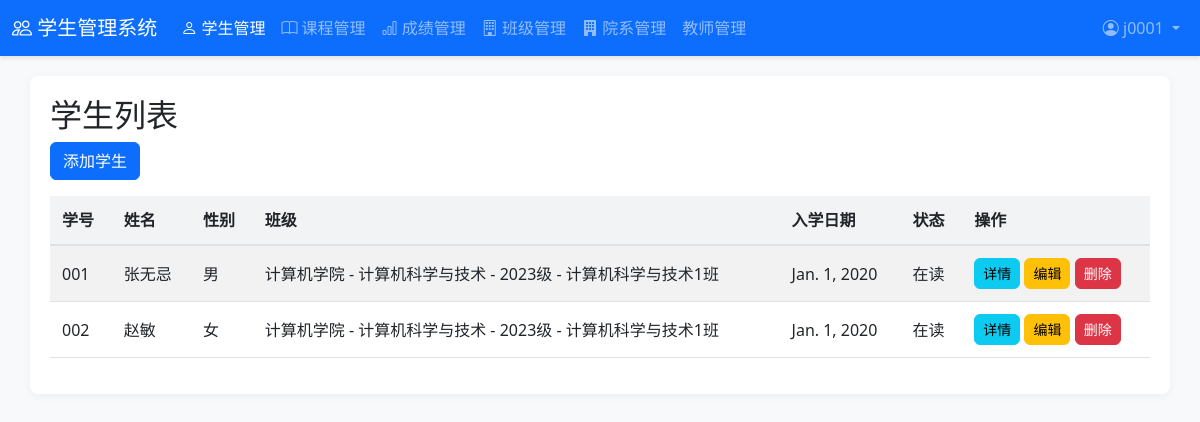
Page /students/ (signed in) on the committed database.
### students/models.py (models this page shows, shortened)
class Student(models.Model):
    user = models.OneToOneField(User, on_delete=models.CASCADE, null=True, blank=True, verbose_name='关联用户')
    student_id = models.CharField(max_length=20, unique=True, verbose_name='学号')
    name = models.CharField(max_length=50, verbose_name='姓名')
    gender = models.CharField(max_length=10, choices=[('male', '男'), ('female', '女')], verbose_name='性别')
    birth_date = models.DateField(verbose_name='出生日期')
    phone = models.CharField(max_length=15, blank=True, verbose_name='联系电话')
    email = models.EmailField(blank=True, verbose_name='电子邮箱')
    address = models.TextField(blank=True, verbose_name='家庭住址')
    class_info = models.ForeignKey(Class, on_delete=models.CASCADE, verbose_name='所属班级')
    admission_date = models.DateField(verbose_name='入学日期')
    status = models.CharField(max_length=20, choices=[('enrolled', '在读'), ('graduated', '已毕业'), ('dropped', '已退学')], default='enrolled', verbose_name='学生状态')
    created_at = models.DateTimeField(auto_now_add=True, verbose_name='创建时间')
    updated_at = models.DateTimeField(auto_now=True, verbose_name='更新时间')
    class Meta:
        verbose_name = '学生'
        verbose_name_plural = '学生'

class Class(models.Model):
    name = models.CharField(max_length=100, verbose_name='班级名称')
    department = models.ForeignKey(Department, on_delete=models.CASCADE, verbose_name='所属院系')
    grade = models.IntegerField(verbose_name='年级')
    major = models.CharField(max_length=100, verbose_name='专业')
    created_at = models.DateTimeField(auto_now_add=True, verbose_name='创建时间')
    updated_at = models.DateTimeField(auto_now=True, verbose_name='更新时间')
    def __str__(self):
        return f'{self.department.name} - {self.major} - {self.grade}级 - {self.name}'
    class Meta:
        verbose_name = '班级'
        verbose_name_plural = '班级'

class Department(models.Model):
    name = models.CharField(max_length=100, verbose_name='院系名称')
    description = models.TextField(blank=True, verbose_name='院系描述')
    created_at = models.DateTimeField(auto_now_add=True, verbose_name='创建时间')
    updated_at = models.DateTimeField(auto_now=True, verbose_name='更新时间')
    class Meta:
        verbose_name = '院系'
        verbose_name_plural = '院系'

### students/views.py (the view)
# urls.py: path('students/', views.student_list, name='student_list'),
@login_required
@user_passes_test(is_admin_or_teacher)
def student_list(request):
    students = Student.objects.select_related('class_info', 'class_info__department').all()
    return render(request, 'students/student_list.html', {'students': students})

### students/views.py (called while the page is built)
def is_admin_or_teacher(user):
    return user.is_superuser or hasattr(user, 'teacher')

### students/templates/students/student_list.html
{% extends 'students/base.html' %}
{% block content %}
    <h2>学生列表</h2>
    <a href="{% url 'student_create' %}" class="btn btn-primary mb-3">添加学生</a>
    <table class="table table-striped">
        <thead>
            <tr>
                <th>学号</th>
                <th>姓名</th>
                <th>性别</th>
                <th>班级</th>
                <th>入学日期</th>
                <th>状态</th>
                <th>操作</th>
            </tr>
        </thead>
        <tbody>
            {% for student in students %}
            <tr>
                <td>{{ student.student_id }}</td>
                <td>{{ student.name }}</td>
                <td>{{ student.get_gender_display }}</td>
                <td>{{ student.class_info }}</td>
                <td>{{ student.admission_date }}</td>
                <td>{{ student.get_status_display }}</td>
                <td>
                    <a href="{% url 'student_detail' student.pk %}" class="btn btn-info btn-sm">详情</a>
                    <a href="{% url 'student_update' student.pk %}" class="btn btn-warning btn-sm">编辑</a>
                    <a href="{% url 'student_delete' student.pk %}" class="btn btn-danger btn-sm">删除</a>
                </td>
            </tr>
            {% empty %}
            <tr>
                <td colspan="7" class="text-center">暂无学生信息</td>
            </tr>
            {% endfor %}
        </tbody>
    </table>
{% endblock %}

### students/templates/students/base.html (shortened to what this page needs)
<!DOCTYPE html>
<html lang="zh-CN">
<head>
    <link rel="stylesheet" href="https://cdn.jsdelivr.net/npm/bootstrap@5.3.0/dist/css/bootstrap.min.css">
</head>
<body>
    <nav class="navbar navbar-expand-lg navbar-dark bg-primary">
        <div class="container-fluid">
            <a class="navbar-brand" href="{% url 'home' %}">
                <i class="bi bi-people"></i> 学生管理系统
            </a>
            <div class="collapse navbar-collapse" id="navbarNav">
                <ul class="navbar-nav me-auto mb-2 mb-lg-0">
                    {% if user.is_superuser or user.teacher %}
                        <li class="nav-item">
                            <a class="nav-link {% if request.resolver_match.url_name == 'student_list' %}active{% endif %}" href="{% url 'student_list' %}">
                                <i class="bi bi-person"></i> 学生管理
                            </a>
                        </li>
                        <li class="nav-item">
                            <a class="nav-link {% if request.resolver_match.url_name == 'course_list' %}active{% endif %}" href="{% url 'course_list' %}">
                                <i class="bi bi-book"></i> 课程管理
                            </a>
                        </li>
                        <li class="nav-item">
                            <a class="nav-link {% if request.resolver_match.url_name == 'score_list' %}active{% endif %}" href="{% url 'score_list' %}">
                                <i class="bi bi-bar-chart"></i> 成绩管理
                            </a>
                        </li>
                        <li class="nav-item">
                            <a class="nav-link {% if request.resolver_match.url_name == 'class_list' %}active{% endif %}" href="{% url 'class_list' %}">
                                <i class="bi bi-building"></i> 班级管理
                            </a>
                        </li>
                        <li class="nav-item">
                            <a class="nav-link {% if request.resolver_match.url_name == 'department_list' %}active{% endif %}" href="{% url 'department_list' %}">
                                <i class="bi bi-building-fill"></i> 院系管理
                            </a>
                        </li>
                        <li class="nav-item">
                            <a class="nav-link {% if request.resolver_match.url_name == 'teacher_list' %}active{% endif %}" href="{% url 'teacher_list' %}">
                                 教师管理
                            </a>
                        </li>
                    {% endif %}
                </ul>
                <ul class="navbar-nav">
                    {% if user.is_authenticated %}
                        <li class="nav-item dropdown">
                            <a class="nav-link dropdown-toggle" href="#" role="button" data-bs-toggle="dropdown" aria-expanded="false">
                                <i class="bi bi-person-circle"></i> {{ user.username }}
                            </a>
                        </li>
                    {% else %}
                        <li class="nav-item">
                            <a class="nav-link" href="{% url 'login' %}">
                                <i class="bi bi-box-arrow-in-right"></i> 登录
                            </a>
                        </li>
                    {% endif %}
                </ul>
            </div>
        </div>
    </nav>
    <div class="container">
        {% block content %}
        {% endblock %}
    </div>
    <link rel="stylesheet" href="https://cdn.jsdelivr.net/npm/bootstrap-icons@1.10.5/font/bootstrap-icons.css">
</body>
</html>

### students/templates/students/base.html (style rules this page uses)
body { background-color: #f8f9fa; }
.navbar { box-shadow: 0 2px 4px rgba(0, 0, 0, 0.1); }
.container { background-color: white; border-radius: 8px; box-shadow: 0 2px 10px rgba(0, 0, 0, 0.05); padding: 20px; margin-top: 20px; margin-bottom: 20px; }
.table { border-collapse: separate; border-spacing: 0; }
.table th { background-color: #f1f3f5; border-bottom: 2px solid #dee2e6; }
.table td, .table th { padding: 12px; vertical-align: middle; }
.btn { border-radius: 6px; font-weight: 500; transition: all 0.2s; }

### rows in the picture
Student: student_id "001", name "张无忌", gender "男", class_info "计算机学院 - 计算机科学与技术 - 2023级 - 计算机科学与技术1班", admission_date "Jan. 1, 2020", status "在读"
Student: student_id "002", name "赵敏", gender "女", class_info "计算机学院 - 计算机科学与技术 - 2023级 - 计算机科学与技术1班", admission_date "Jan. 1, 2020", status "在读"

### other values in the picture
{{ user.username }} "j0001"
